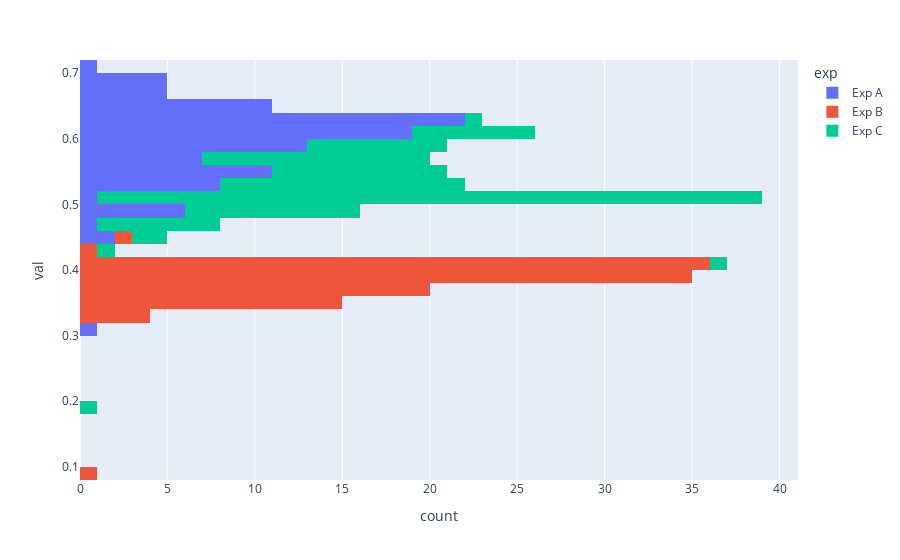

Notebook cell for this chart:
### Code cell
fig = px.histogram(df_svm, y="val", color="exp", )
fig.show()
